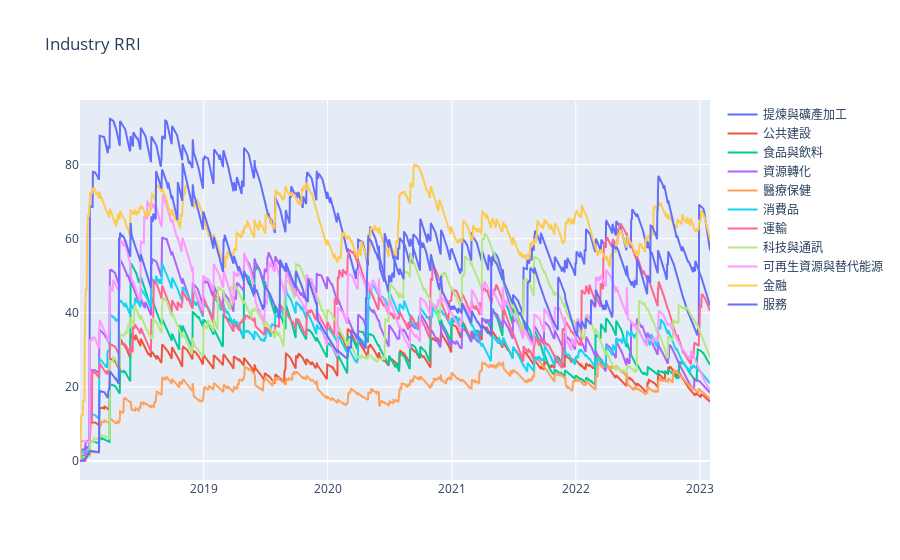

This figure's notebook cell:
### Code cell
trace = {}
for idx, ind in enumerate(rri_SASB.columns):
    trace[f'trace_{idx}'] = go.Scatter(x=rri_SASB.index, y=rri_SASB[str(ind)], name=str(ind))


fig = go.Figure(data=[trace[i] for i in trace],)
fig.update_layout(title="Industry RRI")
fig.show()

### Figure 1 — Plotly figure (JSON) as saved in the notebook; plotly's stock layout.template omitted (floating-point values rounded to 4 significant figures; data arrays with more than 128 entries replaced by an {"elided": "..."} marker saying what was removed)
{"data": [{"name": "提煉與礦產加工", "type": "scatter", "x": {"elided": "1856 str values"}, "y": {"elided": "1856 float values"}}, {"name": "公共建設", "type": "scatter", "x": {"elided": "1856 str values"}, "y": {"elided": "1856 float values"}}, {"name": "食品與飲料", "type": "scatter", "x": {"elided": "1856 str values"}, "y": {"elided": "1856 float values"}}, {"name": "資源轉化", "type": "scatter", "x": {"elided": "1856 str values"}, "y": {"elided": "1856 float values"}}, {"name": "醫療保健", "type": "scatter", "x": {"elided": "1856 str values"}, "y": {"elided": "1856 float values"}}, {"name": "消費品", "type": "scatter", "x": {"elided": "1856 str values"}, "y": {"elided": "1856 float values"}}, {"name": "運輸", "type": "scatter", "x": {"elided": "1856 str values"}, "y": {"elided": "1856 float values"}}, {"name": "科技與通訊", "type": "scatter", "x": {"elided": "1856 str values"}, "y": {"elided": "1856 float values"}}, {"name": "可再生資源與替代能源", "type": "scatter", "x": {"elided": "1856 str values"}, "y": {"elided": "1856 float values"}}, {"name": "金融", "type": "scatter", "x": {"elided": "1856 str values"}, "y": {"elided": "1856 float values"}}, {"name": "服務", "type": "scatter", "x": {"elided": "1856 str values"}, "y": {"elided": "1856 float values"}}], "layout": {"title": {"text": "Industry RRI"}}}
